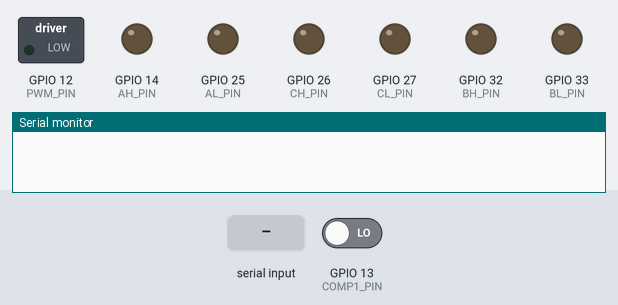
Simulated run of this sketch. Board: ESP32. Parts: switched loads named in the sketch (green lamp = pin HIGH), output pins drawn as LEDs (lit = HIGH), the last lines printed to the serial monitor. The inputs (shaded band) are chosen by the test bench; at power-on: GPIO 13 (COMP1_PIN) LOW. WiFi joins after 1.5 s; servers stay silent unless stated.

Above: at 0.0 s.
At 4.7 s:
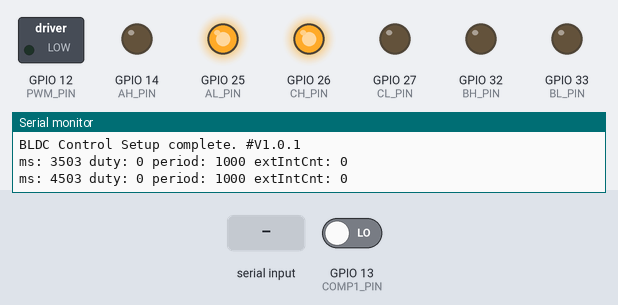
4.8 s: "p,45\n" received over Serial
At 5.3 s:
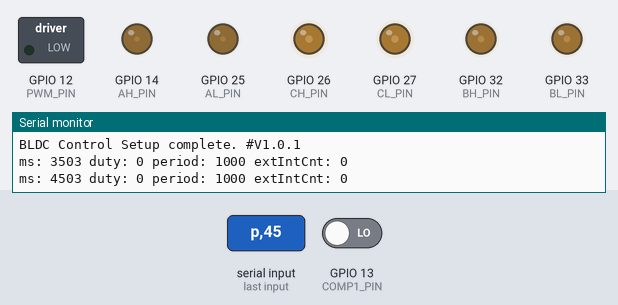
Timing chart, 0 to 7.8 s (numbered marks = the images above; inputs shaded):
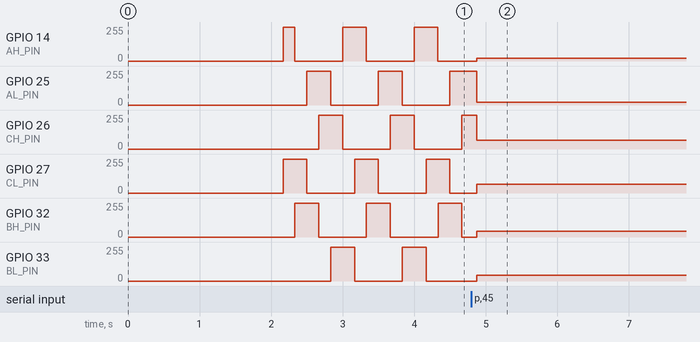

The sketch:

Lolin32_BLDCControl.ino
```cpp
#include <Arduino.h>
#include "BLDCWebServer.h"
#include "BLDCControl.h"
#include "BLDCSerial.h"


// ---------------- SETUP ----------------
void setup()
{
    setupSerial();

    setupBLDCControl();

    setupWebServer();
    Serial.println("BLDC Control Setup complete. #V1.0.1");
}

// ---------------- LOOP ----------------
void loop()
{
    //loopBLDCControl();
    loopWebServer();
    loopSerial();
}
```

BLDCCommon.h
```cpp
// BLDCCommon.h
#ifndef BLDCCOMMON_H

#define BLDC_PERIOD 1000
#define BLDC_PERIOD_MAX 2000
#define BLDC_DUTY_MAX 50

#endif // !BLDCCOMMON_H
```

BLDCControl.cpp
```cpp
// BLDCControl.cpp
#include "BLDCControl.h"
#include "BLDCCommon.h"
#include <Arduino.h>

// ---------------- PIN DEFINITIONS ----------------


#define PWM_PIN 12

#define AH_PIN 14
#define AL_PIN 25
#define BH_PIN 32
#define BL_PIN 33
#define CH_PIN 26
#define CL_PIN 27

#define COMP1_PIN 13
#define COMP2_PIN 15
#define COMP3_PIN 2

// ---------------- GLOBALS ----------------
volatile uint32_t pwmDuty = 0;
volatile uint32_t bldcPeriod = BLDC_PERIOD; // ms

volatile uint32_t newPwmDuty = 0;
volatile uint32_t newBldcPeriod = BLDC_PERIOD;
volatile bool updatePending = false;

const int driveCycle = 6 * 30;
const int emptyCycle = 6 * 10;
volatile int driveCycleCounter = 0;

// External interrupt logging
volatile uint32_t tsExtInt[32];
volatile byte stateExtInt[32];
volatile int extIntIndex = 0;
volatile uint32_t extIntCounter = 0;

// BLDC state
volatile uint8_t commState = 0;

// Timer
hw_timer_t* timer = NULL;
portMUX_TYPE timerMux = portMUX_INITIALIZER_UNLOCKED;

// PWM config

const int pwmFreq = 1000;
const int pwmResolution = 10; // 1024 steps

// ---------------- BLDC COMMUTATION ----------------
void IRAM_ATTR setCommutation(uint8_t state)
{
    // Turn everything OFF first
    digitalWrite(AH_PIN, LOW);
    digitalWrite(AL_PIN, LOW);
    digitalWrite(BH_PIN, LOW);
    digitalWrite(BL_PIN, LOW);
    digitalWrite(CH_PIN, LOW);
    digitalWrite(CL_PIN, LOW);

    switch (state)
    {
    case 0: digitalWrite(AH_PIN, HIGH); digitalWrite(BL_PIN, HIGH); break;
    case 1: digitalWrite(AH_PIN, HIGH); digitalWrite(CL_PIN, HIGH); break;
    case 2: digitalWrite(BH_PIN, HIGH); digitalWrite(CL_PIN, HIGH); break;
    case 3: digitalWrite(BH_PIN, HIGH); digitalWrite(AL_PIN, HIGH); break;
    case 4: digitalWrite(CH_PIN, HIGH); digitalWrite(AL_PIN, HIGH); break;
    case 5: digitalWrite(CH_PIN, HIGH); digitalWrite(BL_PIN, HIGH); break;
    }
}

// ---------------- TIMER ISR ----------------
void IRAM_ATTR onTimer()
{
    portENTER_CRITICAL_ISR(&timerMux);

    commState = (commState + 1) % 6;
    setCommutation(commState);

    // Apply deferred updates
    if (updatePending) {
        driveCycleCounter = 0; // reset drive cycle counter on parameter change
        pwmDuty = newPwmDuty;
        bldcPeriod = newBldcPeriod;
        ledcWrite(PWM_PIN, pwmDuty);

        // Update timer period
        uint64_t alarm = (uint64_t)bldcPeriod * 1000 / 6; // us per comm step
        timerAlarm(timer, alarm, true, 0);

        updatePending = false;
    }
    if (driveCycleCounter == driveCycle)
        ledcWrite(PWM_PIN, 0);
    else
        if (driveCycleCounter >= driveCycle + emptyCycle) {
            driveCycleCounter = 0;
            ledcWrite(PWM_PIN, pwmDuty);
        }
    driveCycleCounter++;

    portEXIT_CRITICAL_ISR(&timerMux);
}

// ---------------- EXTERNAL INTERRUPT ----------------
void IRAM_ATTR extInterruptHandler()
{
    extIntCounter++;

    tsExtInt[extIntIndex] = micros();

    byte state = 0;
    if (digitalRead(COMP1_PIN)) state |= 1;
    if (digitalRead(COMP2_PIN)) state |= 2;
    if (digitalRead(COMP3_PIN)) state |= 4;

    stateExtInt[extIntIndex] = state;

    extIntIndex = (extIntIndex + 1) % 32;
}

void setupBLDCControl()
{
    pinMode(AH_PIN, OUTPUT);
    pinMode(AL_PIN, OUTPUT);
    pinMode(BH_PIN, OUTPUT);
    pinMode(BL_PIN, OUTPUT);
    pinMode(CH_PIN, OUTPUT);
    pinMode(CL_PIN, OUTPUT);

    pinMode(COMP1_PIN, INPUT);
    pinMode(COMP2_PIN, INPUT);
    pinMode(COMP3_PIN, INPUT);

    // PWM setup
    pinMode(PWM_PIN, OUTPUT);
    ledcAttach(PWM_PIN, pwmFreq, pwmResolution);
    ledcWrite(PWM_PIN, pwmDuty);

    // External interrupts
    attachInterrupt(COMP1_PIN, extInterruptHandler, CHANGE);
    //attachInterrupt(COMP2_PIN, extInterruptHandler, CHANGE);
    //attachInterrupt(COMP3_PIN, extInterruptHandler, CHANGE);

    // Timer setup
    timer = timerBegin(1000000); // 1 MHz timer
    timerAttachInterrupt(timer, &onTimer);

    uint64_t alarm = (uint64_t)bldcPeriod * 1000 / 6;
    timerAlarm(timer, alarm, true, 0);
}

int getDriveCycleCounter() { return driveCycleCounter; }
uint32_t getExtIntCounter() { return extIntCounter; }
uint32_t getPWMDuty() { return newPwmDuty; }
uint32_t getBLDCPeriod() { return newBldcPeriod; }

void setPWMDuty(uint32_t duty) {
    newPwmDuty = duty;
    updatePending = true;
}

void setBLDCPeriod(uint32_t period) {
    newBldcPeriod = period;
    updatePending = true;
}
```

BLDCControl.h
```cpp
// BLDCControl.h
#include <Arduino.h>

void setupBLDCControl();

int getDriveCycleCounter();
uint32_t getExtIntCounter();
uint32_t getPWMDuty();
uint32_t getBLDCPeriod();
void setPWMDuty(uint32_t duty);
void setBLDCPeriod(uint32_t period);
```

BLDCSerial.cpp
```cpp
//BLDCSerial.cpp - BLDC Motor Control with Serial Communication
#include "BLDCSerial.h"
#include "BLDCControl.h"

//#define LED_BUILTIN 22

// ---------------- SERIAL COMMAND ----------------
void handleSerial()
{
    static String input = "";

    while (Serial.available())
    {
        char c = Serial.read();

        if (c == '\n')
        {
            uint32_t newBldcPeriod = getBLDCPeriod();
            uint32_t newPwmDuty = getPWMDuty();
            bool updatePending = false;
            if (input.startsWith("p"))
            {
                newBldcPeriod = input.substring(1).toInt();
                updatePending = true;
            }
            else if (input.startsWith("d"))
            {
                newPwmDuty = constrain(input.substring(1).toInt(), 0, 1023);
                updatePending = true;
            }
            else if (input.startsWith("-p")) {
                newBldcPeriod -= 5;
                updatePending = true;
            }
            else if (input.startsWith("+p")) {
                newBldcPeriod += 5;
                updatePending = true;
            }
            else if (input.startsWith("-d")) {
                newPwmDuty -= 5;
                updatePending = true;
            }
            else if (input.startsWith("+d")) {
                newPwmDuty += 5;
                updatePending = true;
            }
            if (updatePending) {
                setBLDCPeriod(newBldcPeriod);
                setPWMDuty(newPwmDuty);
            }
            input = "";
        }
        else
        {
            input += c;
        }
    }
}

void setupSerial() {
	Serial.begin(115200);
    delay(2000);
	pinMode(LED_BUILTIN, OUTPUT);
}

void loopSerial()
{
    static uint32_t lastPrint = 0;
    static bool led_builtin_off = false;

    handleSerial();

    if (millis() - lastPrint >= 1000)
    {
        digitalWrite(LED_BUILTIN, LOW);
        led_builtin_off = true;
        lastPrint = millis();

        Serial.print("ms: ");
        Serial.print(millis());
        Serial.print(" duty: ");
        Serial.print(getPWMDuty());
        Serial.print(" period: ");
        Serial.print(getBLDCPeriod());
        Serial.print(" extIntCnt: ");
        Serial.println(getExtIntCounter());
        //digitalWrite(LED_BUILTIN, HIGH);
    }
    if (led_builtin_off && millis() - lastPrint >= 100)
    {
        led_builtin_off = false;
        digitalWrite(LED_BUILTIN, HIGH);
    }
}
```

BLDCSerial.h
```cpp
// BLDCSerial.h
#include <Arduino.h>

void handleSerial();
void setupSerial();
void loopSerial();
```

BLDCWebServer.cpp
```cpp
// BLDCWebServer.cpp
#include "BLDCWebServer.h"
#include "BLDCControl.h"
#include "BLDCCommon.h"

#include <WiFi.h>
#include <WebServer.h>

const char* ssid = "ASUS_98_2G";
const char* password = "LiDoDa#959285$";

//const char* ssid     = "HUAWEI P30";
//const char* password = "6381bf07b666";


WebServer server(80);

// Parameters
uint32_t period = 100; // range 10–100
uint32_t duty = 0;     // range 0–50

// HTML page
String htmlPage() {
    String page = R"rawliteral(
<!DOCTYPE html>
<html>
<head>
  <title>BLDC Web Service</title>
  <meta name="viewport" content="width=device-width, initial-scale=1">
</head>
<body>
  <h2>BLDC Web Service</h2>

  <label>BLDC Period:</label><br>
  <input type="number" id="period" min="10" max=")rawliteral";

    page += String(BLDC_PERIOD_MAX);

    page += R"rawliteral(500" value=")rawliteral";

    page += String(period);   // <-- inject current value

    page += R"rawliteral("><br><br>

  <label>PWM duty:</label><br>
  <input type="number" id="duty" min="0" max=")rawliteral";

    page += String(BLDC_DUTY_MAX);

    page += R"rawliteral(" value=")rawliteral";

    page += String(duty);     // <-- inject current value

    page += R"rawliteral("><br><br>

  <button onclick="change('period', 1)">Period +</button>
  <button onclick="change('period', -1)">Period -</button><br><br>

  <button onclick="change('duty', 1)">Duty +</button>
  <button onclick="change('duty', -1)">Duty -</button>
  <button onclick="reset('duty')">Reset Duty</button>

<script>
function sendUpdate() {
  let p = document.getElementById('period').value;
  let d = document.getElementById('duty').value;

  fetch(`/update?period=${p}&duty=${d}`);
}

function change(id, delta) {
  let el = document.getElementById(id);
  let min = parseInt(el.min);
  let max = parseInt(el.max);
  let val = parseInt(el.value);

  val += delta;
  if (val < min) val = min;
  if (val > max) val = max;

  el.value = val;
  sendUpdate();
}

function reset(id) {
  let el = document.getElementById(id);
  let min = parseInt(el.min);
  el.value = min;
  sendUpdate();
}

document.addEventListener("DOMContentLoaded", () => {
  document.getElementById('period').addEventListener('change', sendUpdate);
  document.getElementById('duty').addEventListener('change', sendUpdate);
});
</script>

</body>
</html>
)rawliteral";

    return page;
}

// Root page
void handleRoot() {
    period = getBLDCPeriod();
    duty = getPWMDuty();
    server.send(200, "text/html", htmlPage());
}

// Update handler
void handleUpdate() {
    if (server.hasArg("period")) {
        int p = server.arg("period").toInt();
        if (p >= 10 && p <= 500) {
            period = p;
            setBLDCPeriod(period);
        }
    }

    if (server.hasArg("duty")) {
        int d = server.arg("duty").toInt();
        if (d >= 0 && d <= 50) {
            duty = d;
            setPWMDuty(duty);
        }
    }

    Serial.printf("Updated -> Period: %d, Duty: %d\n", period, duty);

    server.send(200, "text/plain", "OK");
}

void setupWebServer() {


    WiFi.begin(ssid, password);
    Serial.print("Connecting");

    while (WiFi.status() != WL_CONNECTED) {
        delay(500);
        Serial.print(".");
    }

    Serial.println("\nConnected!");
    Serial.println(WiFi.localIP());

    server.on("/", handleRoot);
    server.on("/update", handleUpdate);

    server.begin();
}

void loopWebServer() {
    server.handleClient();
}
```

BLDCWebServer.h
```cpp
// BLDCWebServer.h
#include	<Arduino.h>
void setupWebServer();
void loopWebServer();
```
